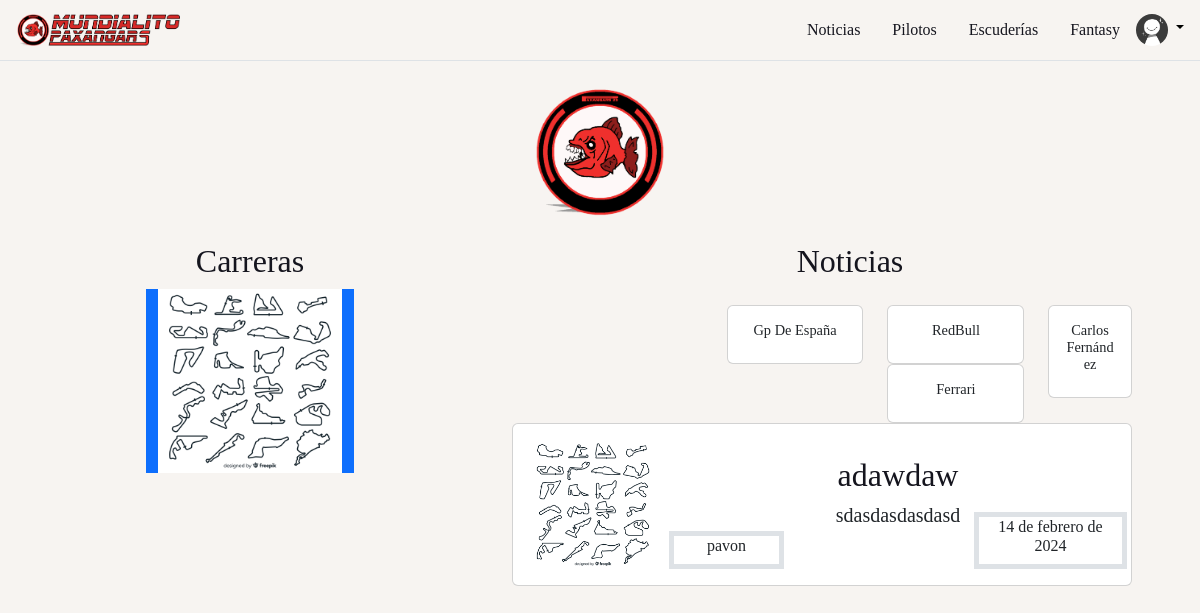
Page /inicio/noticias on the earlier database version.
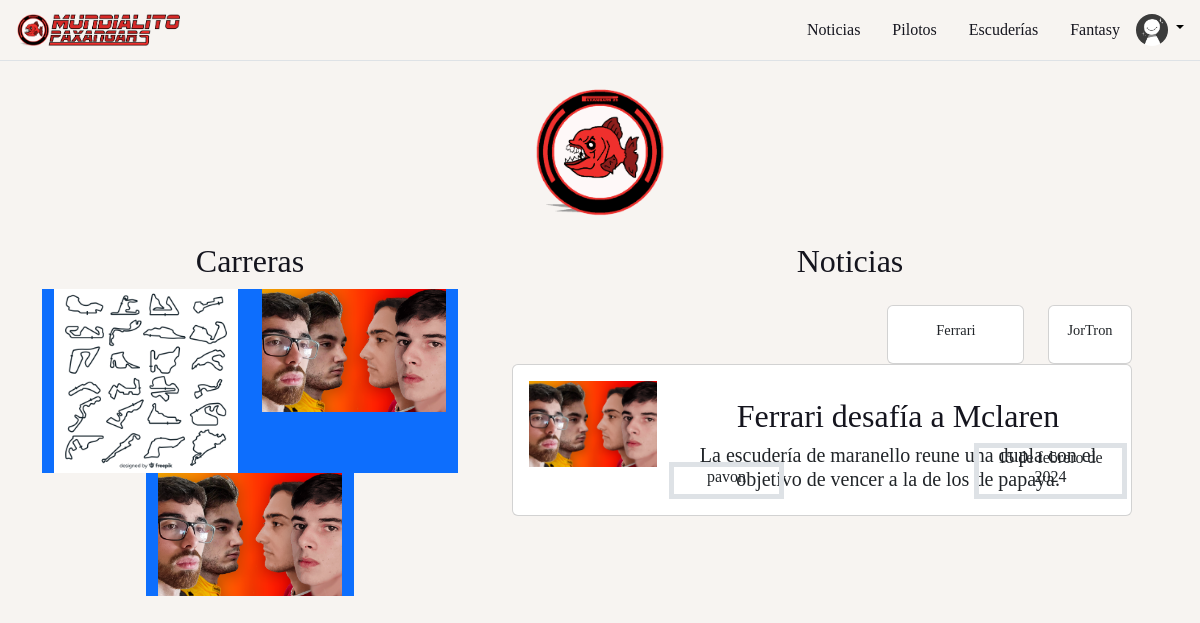
Same page on the later database version.
### mundialitopx/models.py (models this page shows, shortened)
class Circuito(models.Model):
    nombre = models.CharField(max_length=100)
    alias = models.CharField(max_length=100)
    pista = models.ImageField(upload_to='media/circuitos/', null=True, blank=True)
    silueta = models.ImageField(upload_to='media/silueta/', null=True, blank=True)
    pais = models.ForeignKey(Pais, on_delete=models.CASCADE)
    fecha = models.DateField( null=True, blank=True)
    def __str__(self):
        return self.nombre

class Noticia(models.Model):
    circuito = models.ForeignKey(Circuito, on_delete=models.CASCADE, null=True, blank=True)
    escuderia = models.ManyToManyField(Escuderia, blank=True)
    piloto = models.ManyToManyField(Piloto, blank=True)
    autor = models.ForeignKey(Usuario, on_delete=models.CASCADE)
    titulo = models.CharField(max_length=100)
    subtitulo = models.CharField(max_length=100)
    cuerpo = models.TextField()
    fecha_publicacion = models.DateField()
    imagen = models.ImageField(upload_to='media/noticia/', null=True, blank=True)

class Escuderia(models.Model):
    nombre = models.CharField(max_length=100)
    alias = models.CharField(max_length=100)
    monoplaza = models.ImageField(upload_to='media/monoplazas/', null=True, blank=True)
    pais = models.ForeignKey(Pais, on_delete=models.CASCADE)
    logo = models.ImageField(upload_to='media/logos/', null=True, blank=True)
    puesto = models.IntegerField(validators=[MinValueValidator(1),MaxValueValidator(20)])
    descripcion = models.TextField()
    puntos = models.IntegerField(default=0)

class Piloto(models.Model):
    nombre = models.CharField(max_length=100)
    puntos = models.IntegerField(default=0)
    pais = models.ForeignKey(Pais, on_delete=models.CASCADE)
    dorsal = models.IntegerField()
    escuderia = models.ForeignKey(Escuderia, on_delete=models.CASCADE)
    puesto = models.IntegerField(validators=[MinValueValidator(1),MaxValueValidator(20)])
    biografia = models.TextField()
    foto = models.ImageField(upload_to='media/fotospilotos/', null=True, blank=True)

class Usuario(AbstractUser):
    fotoperfil = models.ImageField(upload_to='media/foto-perfil/', null=True, blank=True)
    def __str__(self):
        return self.username

### mundialitopx/views.py (the view)
# urls.py: path('inicio/noticias', ListaNoticias.as_view(), name='noticias'),
class ListaNoticias(ListView):
    model = Noticia
    template_name = "mundialitopx/main/noticias/noticias.html"
    context_object_name = "noticias"
    def get_context_data(self, **kwargs: Any) -> dict[str, Any]:
        context = super().get_context_data(**kwargs)
        context["noticias"] = Noticia.objects.all()
        context["circuitos"] = Circuito.objects.all().order_by("fecha")
        return context

### mundialitopx/templates/mundialitopx/main/noticias/noticias.html (shortened to what the changed rows need)
{% extends 'mundialitopx/main/base.html' %}
{% block content %}
    <div class="row">
        <div class="col-5">
            <h2>Carreras</h2>
            <div class="row d-flex justify-content-center">
                {% for circuito in circuitos %}
                    <div class="col-5 carrera bg-primary">
                        <img class="img-fluid" src="{{ circuito.pista.url }}" alt="">
                    </div>
                {% endfor %}
            </div>
        </div>
        <div class="col-7">
            <h2>Noticias</h2>
            {% for noticia in noticias %}
                <div class="row pt-3 g-0 d-flex justify-content-center">
                    <a class="text-decoration-none" href="{% url 'detalle_noticia' noticia.pk %}">
                        <div class="col-11 ">
                            <div class="row d-flex justify-content-end">
                                {% if noticia.circuito %}
                                    <div class="col-3">
                                        <div class="card tema">
                                            <div class="card-body">
                                                <h3>{{ noticia.circuito }}</h3>
                                            </div>
                                        </div>
                                    </div>
                                {% endif %}
                                {% if noticia.escuderia.all.count > 0 %}
                                    <div class="col-3">
                                        {% for escuderia in noticia.escuderia.all %}
                                            <div class="card tema">
                                                <div class="card-body ">
                                                    <h3>{{ escuderia.nombre }}</h3>
                                                </div>
                                            </div>
                                        {% endfor %}
                                    </div>
                                {% endif %}
                                {% if noticia.piloto.all.count > 0 %}
                                    <div class="col-2">
                                        {% for piloto in noticia.piloto.all %}
                                            <div class="card tema">
                                                <div class="card-body">
                                                    <h3>{{ piloto.nombre }}</h3>
                                                </div>
                                            </div>
                                        {% endfor %}
                                    </div>
                                {% endif %}
                            </div>
                                <div class="card">
                                    <div class="card-body">
                                        <div class="row">
                                            <div class="col-3">
                                                <img class="img-fluid" src="{{ noticia.imagen.url}}" alt="">
                                            </div>
                                            <div class="col-9  position-relative">
                                                <div class="row pt-3 grid grid-5">
                                                    <div class="col-12">
                                                        <h2>{{ noticia.titulo }}</h2>
                                                    </div>
                                                    <div class="col-12">
                                                        <h4>{{ noticia.subtitulo }}</h4>
                                                    </div>
                                                    <div class="col-3 position-absolute bottom-0 start-0 border border-5">
                                                        <h3>{{ noticia.autor }}</h3>
                                                    </div>
                                                    <div class="col-4 position-absolute bottom-0 end-0 offset-5 border border-5">
                                                        <h3>{{ noticia.fecha_publicacion }}</h3>
                                                    </div>
                                                </div>
                                            </div>
                                        </div>
                                    </div>
                                </div>
                        </div>
                    </a>
                </div>
            {% endfor %}
        </div>
    </div>
{% endblock %}

Differences in the rows shown:
removed Noticia: circuito "Gp De España", imagen (picture), titulo "adawdaw", subtitulo "sdasdasdasdasd", autor "pavon", fecha_publicacion "14 de febrero de 2024", Escuderia (nombre "Ferrari")
no longer on this page (row unchanged): Escuderia: nombre "RedBull", shown under "Gp De España"
no longer on this page (row edited): Piloto: nombre "Carlos Fernández", shown under "Gp De España"
added Circuito: pista (picture)
added Circuito: pista (picture)
added Noticia: imagen (picture), titulo "Ferrari desafía a Mclaren", subtitulo "La escudería de maranello reune una dupla con el objetivo de vencer a la de los de papaya.", autor "pavon", fecha_publicacion "15 de febrero de 2024", Escuderia (nombre "Ferrari")
now on this page (row edited): Piloto: nombre "JorTron", shown under "Ferrari desafía a Mclaren"
